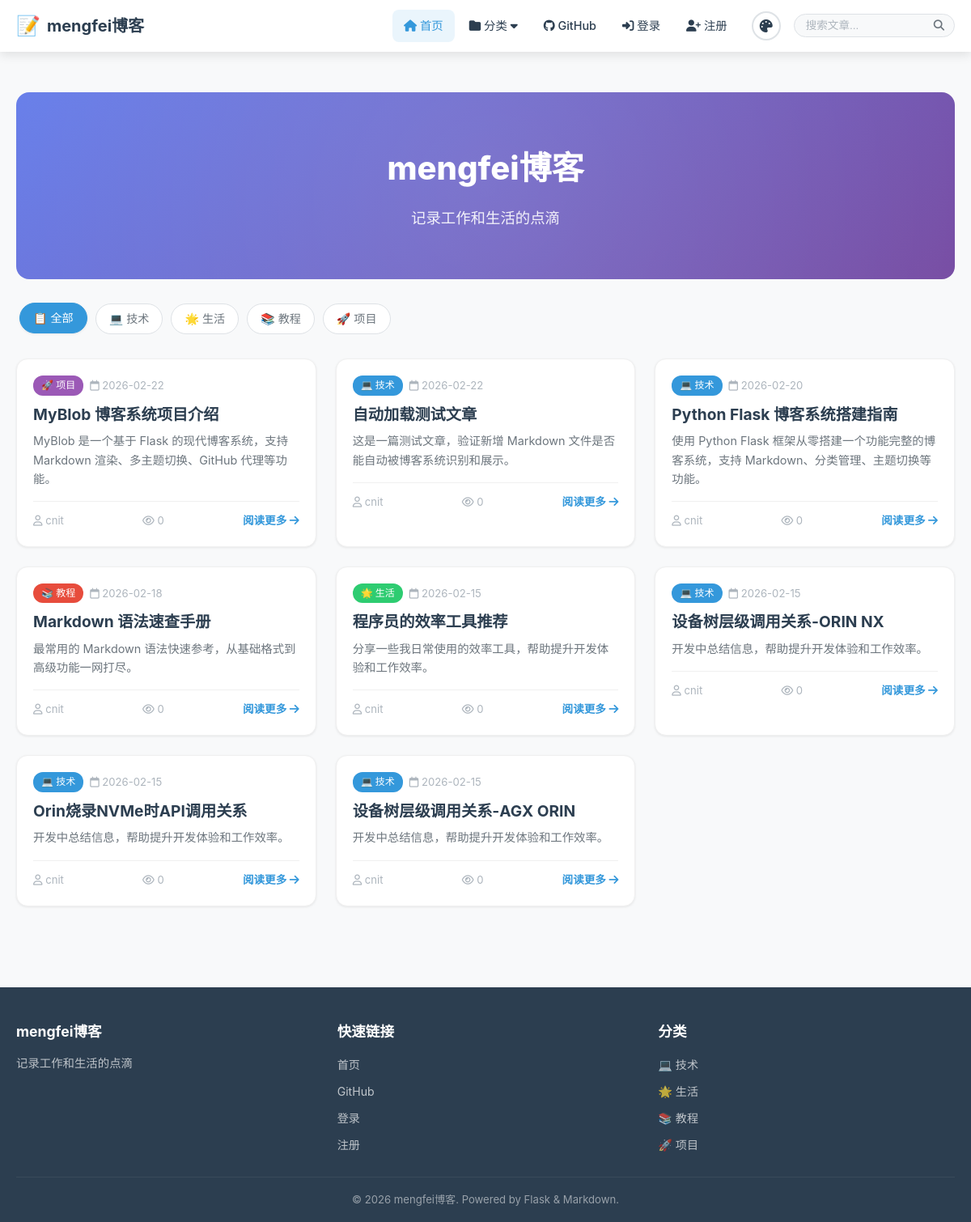
The page / on the database its author committed.
### models/__init__.py (models this page shows, shortened)
class Category(db.Model):
    __tablename__ = 'categories'
    id = db.Column(db.Integer, primary_key=True)
    name = db.Column(db.String(50), unique=True, nullable=False)
    slug = db.Column(db.String(50), unique=True, nullable=False)
    description = db.Column(db.Text, default='')
    color = db.Column(db.String(7), default='#3498db')
    icon = db.Column(db.String(50), default='📁')
    order = db.Column(db.Integer, default=0)
    created_at = db.Column(db.DateTime, default=datetime.utcnow)

class Post(db.Model):
    __tablename__ = 'posts'
    id = db.Column(db.Integer, primary_key=True)
    title = db.Column(db.String(200), nullable=False)
    slug = db.Column(db.String(200), unique=True, nullable=False)
    content = db.Column(db.Text, nullable=False)
    summary = db.Column(db.Text, default='')
    cover_image = db.Column(db.String(256), default='')
    is_published = db.Column(db.Boolean, default=True)
    is_from_file = db.Column(db.Boolean, default=False)
    file_path = db.Column(db.String(500), default='')
    view_count = db.Column(db.Integer, default=0)
    created_at = db.Column(db.DateTime, default=datetime.utcnow, index=True)
    updated_at = db.Column(db.DateTime, default=datetime.utcnow, onupdate=datetime.utcnow)
    author_id = db.Column(db.Integer, db.ForeignKey('users.id'))
    categories = db.relationship('Category', secondary=post_categories,
                                  backref=db.backref('posts', lazy='dynamic'))

class User(UserMixin, db.Model):
    __tablename__ = 'users'
    id = db.Column(db.Integer, primary_key=True)
    username = db.Column(db.String(80), unique=True, nullable=False, index=True)
    email = db.Column(db.String(120), unique=True, nullable=False, index=True)
    password_hash = db.Column(db.String(256), nullable=False)
    avatar = db.Column(db.String(256), default='')
    bio = db.Column(db.Text, default='')
    is_admin = db.Column(db.Boolean, default=False)
    theme = db.Column(db.String(20), default='light')
    created_at = db.Column(db.DateTime, default=datetime.utcnow)
    posts = db.relationship('Post', backref='author', lazy='dynamic')

### app.py (the view, shortened to what this page needs)
    @app.route('/')
    def index():
        page = request.args.get('page', 1, type=int)
        category_slug = request.args.get('category', '')
        search_q = request.args.get('q', '')
        query = Post.query.filter_by(is_published=True)
        if category_slug:
            category = Category.query.filter_by(slug=category_slug).first()
            if category:
                query = query.filter(Post.categories.any(Category.id == category.id))
        pagination = query.order_by(Post.created_at.desc()).paginate(
            page=page, per_page=app.config['POSTS_PER_PAGE'], error_out=False
        )
        posts = pagination.items
        return render_template('index.html',
                             posts=posts,
                             pagination=pagination,
                             current_category=category_slug,
                             search_query=search_q)

### templates/index.html (shortened to what this page needs)
{% extends "base.html" %}
{% block content %}
<div class="container">
    <section class="hero">
        <div class="hero-content">
            <h1 class="hero-title">{{ blog_title }}</h1>
            <p class="hero-subtitle">{{ blog_subtitle }}</p>
        </div>
    </section>
    <section class="category-tags">
        <a href="{{ url_for('index') }}"
           class="category-tag {% if not current_category %}active{% endif %}">
            📋 全部
        </a>
        {% for cat in all_categories %}
        <a href="{{ url_for('index', category=cat.slug) }}"
           class="category-tag {% if current_category == cat.slug %}active{% endif %}"
           style="--tag-color: {{ cat.color }}">
            {{ cat.icon }} {{ cat.name }}
        </a>
        {% endfor %}
    </section>
    <section class="posts-grid">
        {% if posts %}
            {% for post in posts %}
            <article class="post-card">
                <div class="post-card-body">
                    <div class="post-card-meta">
                        {% for cat in post.categories %}
                        <span class="post-category" style="background-color: {{ cat.color }}">
                            {{ cat.icon }} {{ cat.name }}
                        </span>
                        {% endfor %}
                        <span class="post-date">
                            <i class="far fa-calendar"></i>
                            {{ post.created_at.strftime('%Y-%m-%d') }}
                        </span>
                    </div>
                    <h2 class="post-card-title">
                        <a href="{{ url_for('view_post', slug=post.slug) }}">{{ post.title }}</a>
                    </h2>
                    <p class="post-card-summary">{{ post.summary }}</p>
                    <div class="post-card-footer">
                        <span class="post-author">
                            <i class="far fa-user"></i>
                            {{ post.author.username if post.author else '佚名' }}
                        </span>
                        <span class="post-views">
                            <i class="far fa-eye"></i> {{ post.view_count }}
                        </span>
                        <a href="{{ url_for('view_post', slug=post.slug) }}" class="read-more">
                            阅读更多 <i class="fas fa-arrow-right"></i>
                        </a>
                    </div>
                </div>
            </article>
            {% endfor %}
        {% endif %}
    </section>
</div>
{% endblock %}

### templates/base.html (shortened to what this page needs)
<!DOCTYPE html>
<html lang="zh-CN" data-theme="{{ current_theme }}">
<head>
    <link rel="stylesheet" href="{{ url_for('static', filename='css/style.css') }}">
    <link rel="stylesheet" href="{{ url_for('static', filename='css/markdown.css') }}">
    <link rel="stylesheet" href="https://cdnjs.cloudflare.com/ajax/libs/font-awesome/6.5.0/css/all.min.css">
</head>
<body>
    <nav class="navbar">
        <div class="container nav-container">
            <a href="{{ url_for('index') }}" class="nav-brand">
                <span class="brand-icon">📝</span>
                <span class="brand-text">{{ blog_title }}</span>
            </a>
            <div class="nav-menu" id="navMenu">
                <div class="nav-links">
                    <a href="{{ url_for('index') }}" class="nav-link {% if request.endpoint == 'index' %}active{% endif %}">
                        <i class="fas fa-home"></i> 首页
                    </a>
                    <div class="nav-dropdown">
                        <a href="#" class="nav-link dropdown-toggle">
                            <i class="fas fa-folder"></i> 分类 <i class="fas fa-caret-down"></i>
                        </a>
                    </div>
                    <a href="{{ url_for('github_page') }}" class="nav-link {% if request.endpoint == 'github_page' %}active{% endif %}">
                        <i class="fab fa-github"></i> GitHub
                    </a>
                    {% if current_user.is_authenticated %}
                        {% if current_user.is_admin %}
                        <a href="{{ url_for('admin_dashboard') }}" class="nav-link">
                            <i class="fas fa-cog"></i> 管理
                        </a>
                        {% endif %}
                        <a href="{{ url_for('profile') }}" class="nav-link">
                            <i class="fas fa-user"></i> {{ current_user.username }}
                        </a>
                        <a href="{{ url_for('logout') }}" class="nav-link">
                            <i class="fas fa-sign-out-alt"></i> 退出
                        </a>
                    {% else %}
                        <a href="{{ url_for('login') }}" class="nav-link">
                            <i class="fas fa-sign-in-alt"></i> 登录
                        </a>
                        <a href="{{ url_for('register') }}" class="nav-link">
                            <i class="fas fa-user-plus"></i> 注册
                        </a>
                    {% endif %}
                </div>
                <div class="theme-switcher">
                    <button class="theme-btn" id="themeToggle" title="切换主题">
                        <i class="fas fa-palette"></i>
                    </button>
                </div>
                <form class="search-form" action="{{ url_for('index') }}" method="get">
                    <div class="search-input-wrapper">
                        <input type="text" name="q" placeholder="搜索文章..."
                               value="{{ request.args.get('q', '') }}" class="search-input">
                        <button type="submit" class="search-btn">
                            <i class="fas fa-search"></i>
                        </button>
                    </div>
                </form>
            </div>
        </div>
    </nav>
    <main class="main-content">
        {% block content %}{% endblock %}
    </main>
    <footer class="footer">
        <div class="container">
            <div class="footer-content">
                <div class="footer-section">
                    <h3>{{ blog_title }}</h3>
                    <p>{{ blog_subtitle }}</p>
                </div>
                <div class="footer-section">
                    <h3>快速链接</h3>
                    <ul>
                        <li><a href="{{ url_for('index') }}">首页</a></li>
                        <li><a href="{{ url_for('github_page') }}">GitHub</a></li>
                        {% if not current_user.is_authenticated %}
                        <li><a href="{{ url_for('login') }}">登录</a></li>
                        <li><a href="{{ url_for('register') }}">注册</a></li>
                        {% endif %}
                    </ul>
                </div>
                <div class="footer-section">
                    <h3>分类</h3>
                    <ul>
                        {% for cat in all_categories[:5] %}
                        <li><a href="{{ url_for('view_category', slug=cat.slug) }}">{{ cat.icon }} {{ cat.name }}</a></li>
                        {% endfor %}
                    </ul>
                </div>
            </div>
            <div class="footer-bottom">
                <p>&copy; {{ current_year }} {{ blog_title }}. Powered by Flask & Markdown.</p>
            </div>
        </div>
    </footer>
</body>
</html>

### rows shown on the page
Category: icon "💻", name "技术"
Category: icon "🌟", name "生活"
Category: icon "📚", name "教程"
Category: icon "🚀", name "项目"
Post: created_at "2026-02-22", title "MyBlob 博客系统项目介绍", summary "MyBlob 是一个基于 Flask 的现代博客系统，支持 Markdown 渲染、多主题切换、GitHub 代理等功能。", author "cnit", view_count "0"
Post: created_at "2026-02-22", title "自动加载测试文章", summary "这是一篇测试文章，验证新增 Markdown 文件是否能自动被博客系统识别和展示。", author "cnit", view_count "0"
Post: created_at "2026-02-20", title "Python Flask 博客系统搭建指南", summary "使用 Python Flask 框架从零搭建一个功能完整的博客系统，支持 Markdown、分类管理、主题切换等功能。", author "cnit", view_count "0"
Post: created_at "2026-02-18", title "Markdown 语法速查手册", summary "最常用的 Markdown 语法快速参考，从基础格式到高级功能一网打尽。", author "cnit", view_count "0"
Post: created_at "2026-02-15", title "程序员的效率工具推荐", summary "分享一些我日常使用的效率工具，帮助提升开发体验和工作效率。", author "cnit", view_count "0"
Post: created_at "2026-02-15", title "设备树层级调用关系-ORIN NX", summary "开发中总结信息，帮助提升开发体验和工作效率。", author "cnit", view_count "0"
Post: created_at "2026-02-15", title "Orin烧录NVMe时API调用关系", summary "开发中总结信息，帮助提升开发体验和工作效率。", author "cnit", view_count "0"
Post: created_at "2026-02-15", title "设备树层级调用关系-AGX ORIN", summary "开发中总结信息，帮助提升开发体验和工作效率。", author "cnit", view_count "0"

### other values the page prints
{{ blog_title }} "mengfei博客"
{{ blog_subtitle }} "记录工作和生活的点滴"
